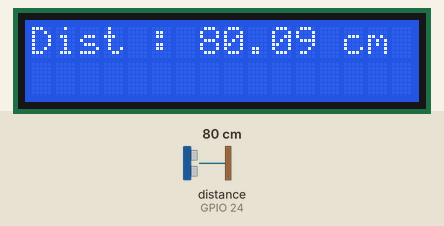
Recording of a program running on a simulated Raspberry Pi (BCM pin numbers). Shown: 16×2 character LCD. The inputs (shaded band) are chosen by the test bench; at power-on: distance to the obstacle (sensor on GPIO 24) 80 cm. The echo pulse lasts 58.3 µs per cm; the clock reads 2024-03-15 10:24:30 at power-on unless the program sets it; what the program prints to the terminal is not drawn.

Above: at 1.2 s.
1.3 s: distance to the obstacle (sensor on GPIO 24) set to 2 cm
At 2.4 s:
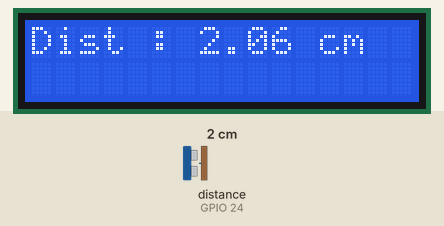
5.4 s: distance to the obstacle (sensor on GPIO 24) set to 4 cm
At 6.6 s:
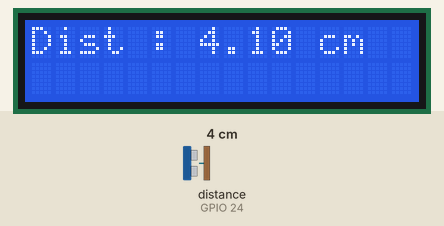
8.5 s: distance to the obstacle (sensor on GPIO 24) set to 9 cm
At 9.8 s:
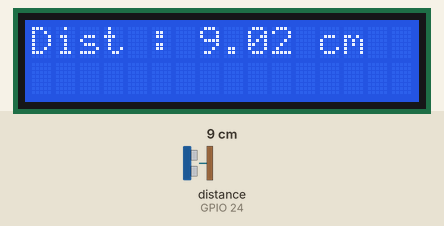
Timing chart, 0 to 11.5 s (numbered marks = the images above; inputs shaded):
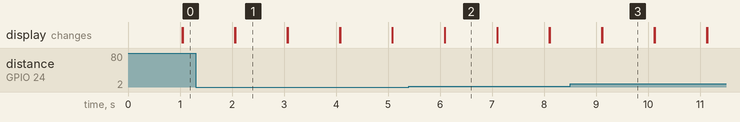

Measured:
- after the input at 1.3 s, the display: first differs from a run without the input after 0.76 s (image 1)
- after the input at 5.4 s, the display: first differs from a run without the input after 0.69 s (image 2)
- after the input at 8.5 s, the display: first differs from a run without the input after 0.62 s (image 3)
- what the display in image 1 shows lasts 1.0 s, from 2.1 s to 3.1 s

The program:

lcd.py
```python
import time
from RPLCD.gpio import CharLCD
import RPi.GPIO as GPIO

trig=23
echo=24

# Define LCD setup
lcd = CharLCD(
    numbering_mode=GPIO.BCM,
    cols=16,
    rows=2,
    pin_rs=26,
    pin_e=19,
    pins_data=[13,6,5,11]
)

GPIO.setup(trig,GPIO.OUT)
GPIO.setup(echo,GPIO.IN)

try:
	while True:
		GPIO.output(trig,True)
		time.sleep(0.00001)
		GPIO.output(trig,False)

		while GPIO.input(echo)==0:
			start_time=time.time()
		while GPIO.input(echo)==1:
			end_time=time.time()
		duration = end_time -start_time
		distance = (duration*34300)/2


		lcd.write_string(f"Dist : {distance:.2f} cm")

		print(distance)
		time.sleep(1)
		lcd.clear()

except KeyboardInterrupt:
	print('stopped')
	lcd.clear()
	GPIO.cleanup()
```
